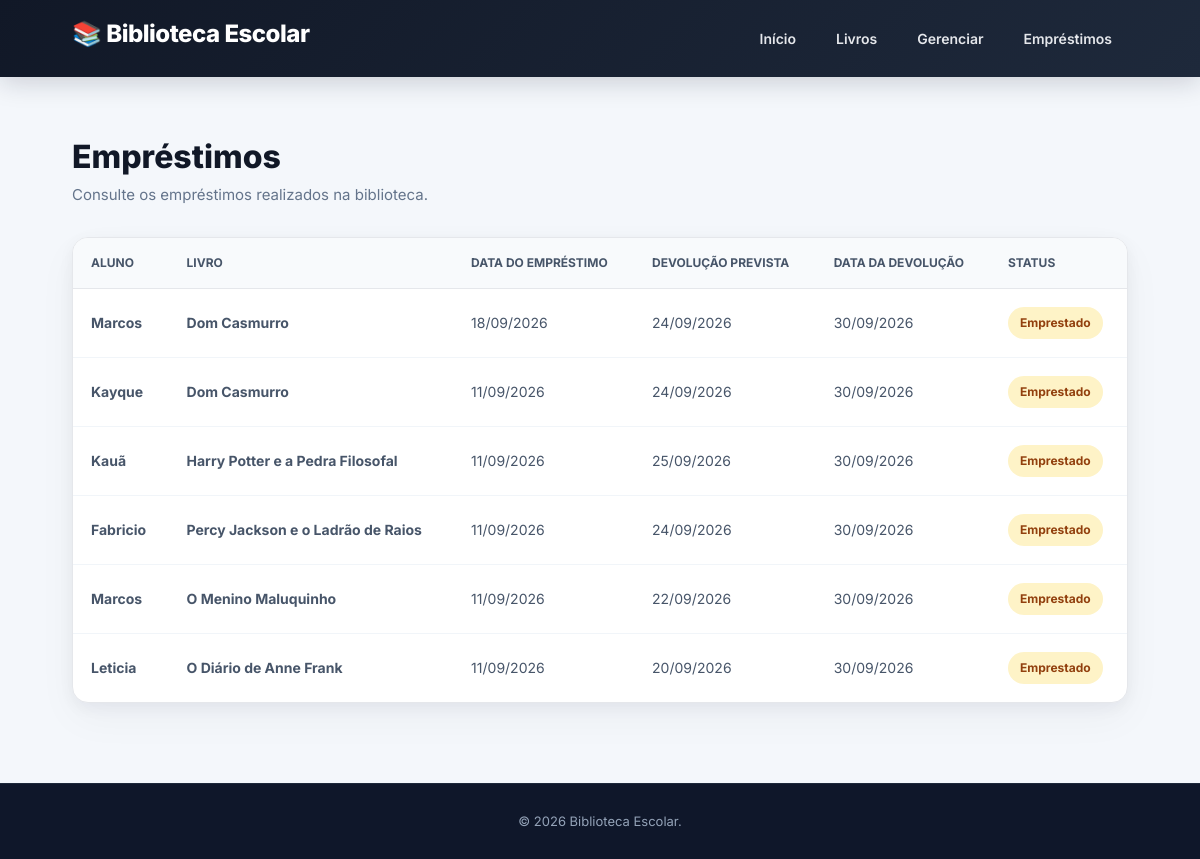
The page /emprestimos/ on the database as committed earlier.
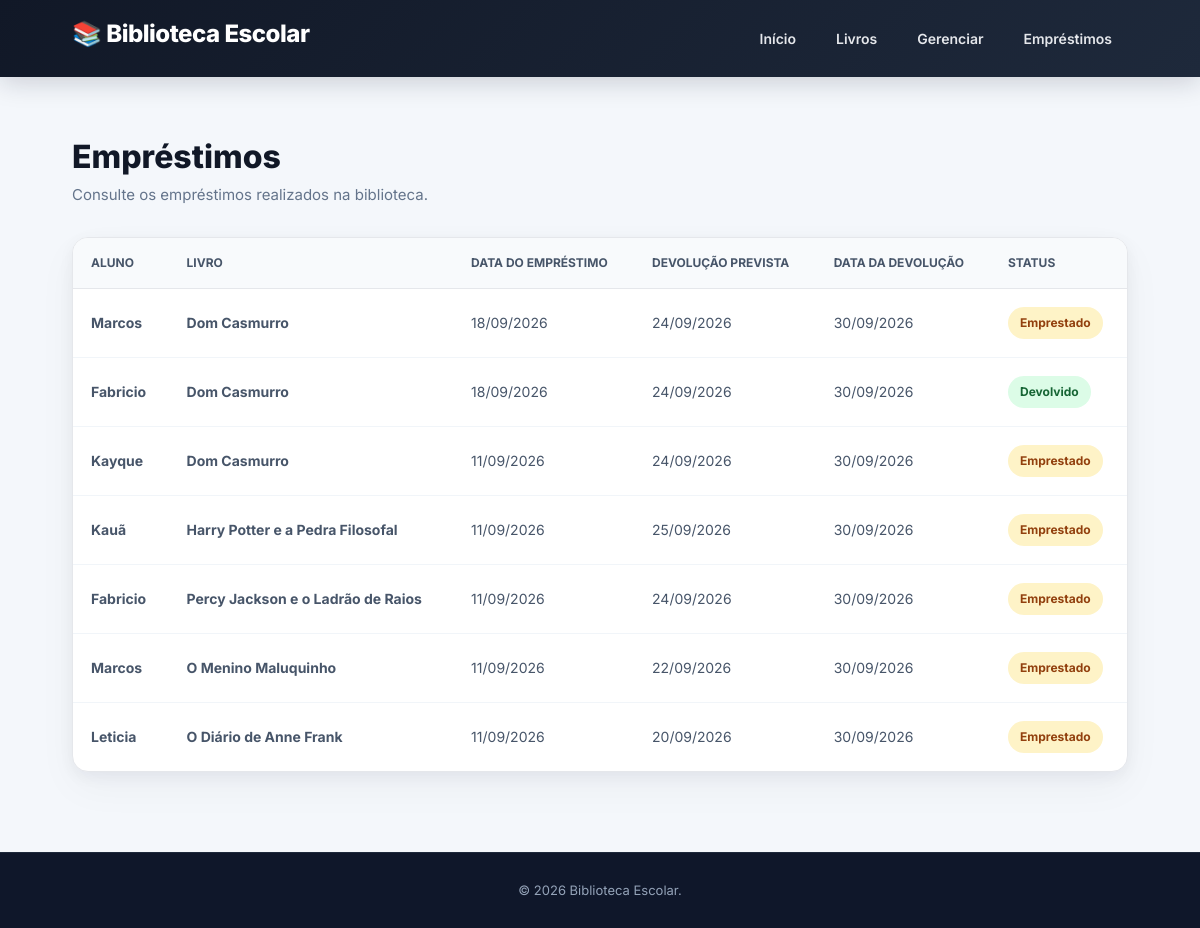
The same page on the database as committed later.
### Central/models.py (models this page shows, shortened)
class Emprestimo(models.Model):
    aluno = models.ForeignKey(Aluno, on_delete=models.CASCADE)
    livro = models.ForeignKey(Livro, on_delete=models.CASCADE)
    data_emprestimo = models.DateField(auto_now_add=True)
    data_devolucao_prevista = models.DateField()
    data_devolucao = models.DateField(null=True, blank=True)
    status = models.CharField(
        max_length=20,
        choices=[
            ('Emprestado', 'emprestado'),
            ('Devolvido', 'devolvido'),
        ],
        default='Emprestado'
    )

class Aluno(models.Model):
    nome = models.CharField(max_length=100)
    matricula = models.CharField(max_length=20, unique=True)
    email = models.EmailField()
    turma = models.CharField(max_length=50)
    data_cadastro = models.DateField(auto_now_add=True)

class Livro(models.Model):
    titulo = models.CharField(max_length=200)
    autor = models.CharField(max_length=150)
    isbn = models.CharField(max_length=20)
    editora = models.CharField(max_length=100)
    ano_publicacao = models.IntegerField()
    categoria = models.CharField(max_length=100)
    quantidade = models.PositiveIntegerField(default=1)
    disponiveis = models.PositiveIntegerField(default=1)
    descricao = models.TextField(blank=True)
    capa = models.ImageField(
        upload_to='capas/',
        blank=True,
        null=True,
        verbose_name='Capa do livro',
    )

### Central/views.py (the view)
def lista_emprestimos(request):
    emprestimos = Emprestimo.objects.all().order_by(
        '-data_emprestimo'
    )
    return render(
        request,
        'pages/emprestimos.html',
        {'emprestimos': emprestimos}
    )

### Central/templates/pages/emprestimos.html (shortened to what this page needs)
{% load static %}
<!doctype html>
<html lang="pt-br">
  <head>
    <link
      href="https://cdn.jsdelivr.net/npm/bootstrap@5.3.8/dist/css/bootstrap.min.css"
      rel="stylesheet"
    />
    <link rel="stylesheet" href="{% static 'css/style.css' %}" />
  </head>
  <body>
    <header class="header">
      <div class="container">
        <h1>Biblioteca Escolar</h1>
        <nav>
          <a href="{% url 'inicio' %}">
            Início
          </a>
          <a href="{% url 'lista_livros' %}">
            Livros
          </a>
          <a href="/admin/">
            Gerenciar
          </a>
          <a href="{% url 'lista_emprestimos' %}">
            Empréstimos
          </a>
        </nav>
      </div>
    </header>
    <main class="emprestimos">
      <div class="container">
        <div class="emprestimos-header">
          <h2>Empréstimos</h2>
          <p>
            Consulte os empréstimos realizados na biblioteca.
          </p>
        </div>
        <div class="emprestimos-tabela">
          <table>
            <thead>
              <tr>
                <th>Aluno</th>
                <th>Livro</th>
                <th>Data do empréstimo</th>
                <th>Devolução prevista</th>
                <th>Data da devolução</th>
                <th>Status</th>
              </tr>
            </thead>
            <tbody>
              {% for emprestimo in emprestimos %}
              <tr>
                <td class="emprestimo-aluno">
                  {{ emprestimo.aluno.nome }}
                </td>
                <td class="emprestimo-livro">
                  {{ emprestimo.livro.titulo }}
                </td>
                <td>
                  {{ emprestimo.data_emprestimo|date:"d/m/Y" }}
                </td>
                <td>
                  {{ emprestimo.data_devolucao_prevista|date:"d/m/Y" }}
                </td>
                <td>
                  {% if emprestimo.data_devolucao %}
                    {{ emprestimo.data_devolucao|date:"d/m/Y" }}
                  {% else %}
                    -
                  {% endif %}
                </td>
                <td>
                  {% if emprestimo.status == 'Emprestado' %}
                    <span class="status-emprestado">
                      Emprestado
                    </span>
                  {% else %}
                    <span class="status-devolvido">
                      Devolvido
                    </span>
                  {% endif %}
                </td>
              </tr>
              {% empty %}
              <tr>
                <td colspan="6" class="sem-emprestimos">
                  Nenhum empréstimo cadastrado.
                </td>
              </tr>
              {% endfor %}
            </tbody>
          </table>
        </div>
      </div>
    </main>
    <footer class="footer">
      <div class="container">
        <p>
          © 2026 Biblioteca Escolar.
        </p>
      </div>
    </footer>
  </body>
</html>

Rows that differ between the two databases and show on the page:
added Emprestimo: aluno.nome "Fabricio", livro.titulo "Dom Casmurro", data_emprestimo "18/09/2026", data_devolucao_prevista "24/09/2026", data_devolucao "30/09/2026", status "Devolvido"
